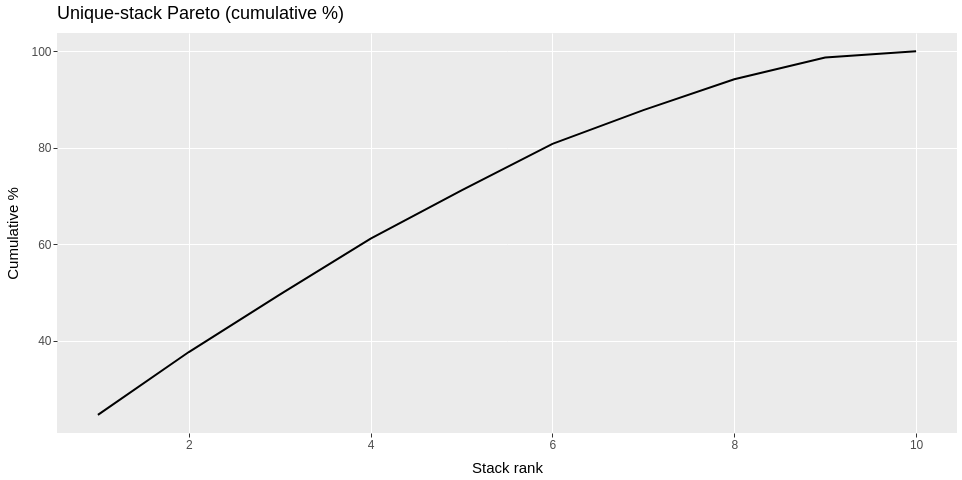

Notebook code for this chart:
### Markdown cell above
## Pareto of unique stacks + fattest stacks

16 stacks ≈ 50% of samples; the same `run_query` → `ts_node_parent` spine repeats. Fat stacks are `flamegraph_hot_stacks`.

### Code cell
SELECT rank, cum_pct, samples, leaf
FROM read_parquet('../../../build/turso-analysis/pareto.parquet')
WHERE rank <= 250
ORDER BY rank

### Figure 1 — Vega-Lite specification as saved in the notebook (floating-point values rounded to 4 significant figures)
{"$schema": "https://vega.github.io/schema/vega-lite/v6.json", "config": {"axis": {"domain": false, "grid": true, "gridColor": "#FFFFFF", "gridWidth": 1, "labelColor": "#4D4D4D", "labelFontSize": 12, "tickColor": "#333333", "tickSize": 4, "titleColor": "#000000", "titleFontSize": 15, "titleFontWeight": "normal", "titlePadding": 10}, "header": {"labelColor": "#000000", "labelFontSize": 15, "labelFontWeight": "normal", "labelPadding": 5, "title": null}, "legend": {"labelColor": "#4D4D4D", "labelFontSize": 12, "rowPadding": 6, "titleColor": "#000000", "titleFontSize": 15, "titleFontWeight": "normal", "titlePadding": 8}, "title": {"anchor": "start", "color": "#000000", "fontSize": 18, "fontWeight": "normal", "frame": "group", "offset": 10, "subtitleColor": "#4D4D4D", "subtitleFontSize": 15, "subtitleFontWeight": "normal"}, "view": {"continuousHeight": 300, "continuousWidth": 300, "fill": "#EBEBEB", "stroke": null}}, "data": {"name": "data-75159f2342ca632cfcccc5b15f2a6f33"}, "datasets": {"data-75159f2342ca632cfcccc5b15f2a6f33": [{"__ggsql_aes_pos1__": 1, "__ggsql_aes_pos2__": 24.7, "__ggsql_row_index__": 0, "__ggsql_source__": "__ggsql_layer_0__"}, {"__ggsql_aes_pos1__": 2, "__ggsql_aes_pos2__": 37.7, "__ggsql_row_index__": 1, "__ggsql_source__": "__ggsql_layer_0__"}, {"__ggsql_aes_pos1__": 3, "__ggsql_aes_pos2__": 49.6, "__ggsql_row_index__": 2, "__ggsql_source__": "__ggsql_layer_0__"}, {"__ggsql_aes_pos1__": 4, "__ggsql_aes_pos2__": 61.2, "__ggsql_row_index__": 3, "__ggsql_source__": "__ggsql_layer_0__"}, {"__ggsql_aes_pos1__": 5, "__ggsql_aes_pos2__": 71.2, "__ggsql_row_index__": 4, "__ggsql_source__": "__ggsql_layer_0__"}, {"__ggsql_aes_pos1__": 6, "__ggsql_aes_pos2__": 80.8, "__ggsql_row_index__": 5, "__ggsql_source__": "__ggsql_layer_0__"}, {"__ggsql_aes_pos1__": 7, "__ggsql_aes_pos2__": 87.8, "__ggsql_row_index__": 6, "__ggsql_source__": "__ggsql_layer_0__"}, {"__ggsql_aes_pos1__": 8, "__ggsql_aes_pos2__": 94.2, "__ggsql_row_index__": 7, "__ggsql_source__": "__ggsql_layer_0__"}, {"__ggsql_aes_pos1__": 9, "__ggsql_aes_pos2__": 98.7, "__ggsql_row_index__": 8, "__ggsql_source__": "__ggsql_layer_0__"}, {"__ggsql_aes_pos1__": 10, "__ggsql_aes_pos2__": 100.0, "__ggsql_row_index__": 9, "__ggsql_source__": "__ggsql_layer_0__"}]}, "height": 400, "layer": [{"encoding": {"opacity": {"value": 1.0}, "order": {"field": "__ggsql_row_index__", "type": "quantitative"}, "stroke": {"value": "black"}, "strokeDash": {"value": []}, "strokeWidth": {"value": 2.0}, "x": {"axis": {"labelExpr": "datum.label == '8' ? '8' : datum.label == '6' ? '6' : datum.label == '4' ? '4' : datum.label == '2' ? '2' : datum.label == '10' ? '10' : datum.label", "values": [2.0, 4.0, 6.0, 8.0, 10.0]}, "field": "__ggsql_aes_pos1__", "scale": {"domain": [0.55, 10.45], "zero": false}, "title": "Stack rank", "type": "quantitative"}, "y": {"axis": {"labelExpr": "datum.label == '80' ? '80' : datum.label == '40' ? '40' : datum.label == '100' ? '100' : datum.label == '60' ? '60' : datum.label", "values": [40.0, 60.0, 80.0, 100.0]}, "field": "__ggsql_aes_pos2__", "scale": {"domain": [20.93, 103.8], "zero": false}, "stack": null, "title": "Cumulative %", "type": "quantitative"}}, "mark": {"clip": true, "type": "line"}, "transform": [{"filter": {"equal": "__ggsql_layer_0__", "field": "__ggsql_source__"}}]}], "title": "Unique-stack Pareto (cumulative %)", "width": 900, "autosize": {"type": "pad", "contains": "padding"}}
